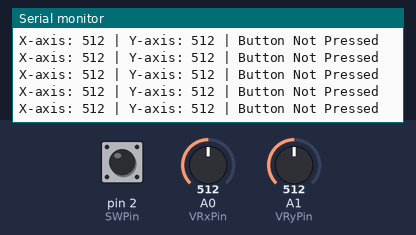
A sketch run on a simulated Arduino Uno, built with avr-gcc and run on an emulated ATmega328P. Parts: the last lines printed to the serial monitor. Inputs (shaded band) come from the test bench; at power-on: A1 (VRyPin) = 512, pin 2 (SWPin) HIGH, A0 (VRxPin) = 512.

Above: at 4.2 s.
4.3 s: A1 (VRyPin) set to 107
At 4.34 s:
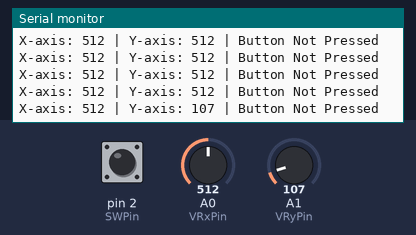
7.3 s: A1 (VRyPin) set to 88
At 7.37 s:
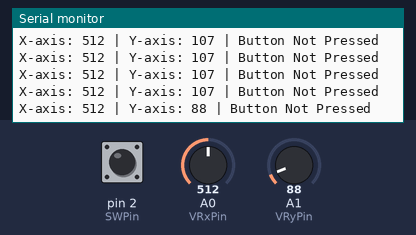
Timing chart, 0 to 10.3 s (numbered marks = the images above; inputs shaded):
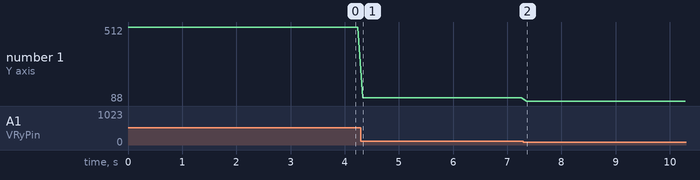

Measured:
- after the input at 4.3 s, the serial monitor: prints a new line at once (image 1)
- after the input at 7.3 s, the serial monitor: prints a new line after 0.06 s (image 2)
- plotted number 1: 512 → 107 after the input at 4.3 s, 107 → 88 after the input at 7.3 s

The sketch:

Joystick_Arduino.ino
```cpp
const int VRxPin = A0;  // X-axis analog pin
const int VRyPin = A1;  // Y-axis analog pin
const int SWPin = 2;    // Button switch pin

void setup() {
  // Initialize serial communication for monitoring the values
  Serial.begin(9600);

  // Set the button pin as an input with an internal pull-up resistor
  pinMode(SWPin, INPUT_PULLUP);
}

void loop() {
   // Read the analog values from the joystick
  int xValue = analogRead(VRxPin);  // X-axis value
  int yValue = analogRead(VRyPin);  // Y-axis value

  // Read the button state (LOW when pressed, HIGH when not pressed)
  int buttonState = digitalRead(SWPin);

  // Print the X and Y values to the serial monitor
  Serial.print("X-axis: ");
  Serial.print(xValue);
  Serial.print(" | Y-axis: ");
  Serial.print(yValue);

  // Check if the button is pressed
  if (buttonState == LOW) {
    Serial.println(" | Button Pressed");
  } else {
    Serial.println(" | Button Not Pressed");
  }

  delay(100);  // Add a small delay to make the output more readable

}
```
